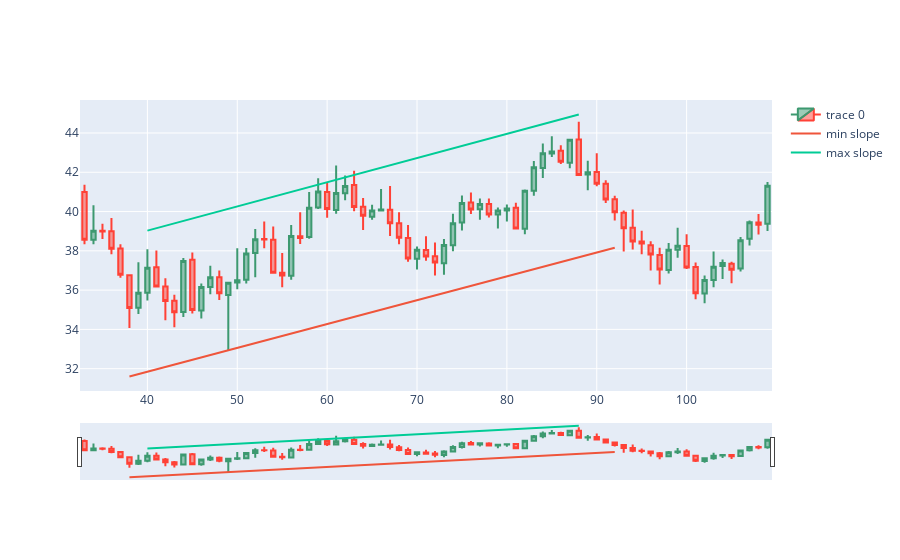

Here is the notebook cell this chart was saved with:
### Markdown cell above
# Fitting intercepts to meet highest or lowest candle point in time slice

### Code cell
dfpl = df[candleid-wind-backcandles:candleid+backcandles]
import plotly.graph_objects as go
from datetime import datetime

fig = go.Figure(data=[go.Candlestick(x=dfpl.index,
                open=dfpl['Open'],
                high=dfpl['High'],
                low=dfpl['Low'],
                close=dfpl['Close'])])

#-------------------------------------------------------------------------
# Fitting intercepts to meet highest or lowest candle point in time slice
adjintercmin = df.Low.loc[candleid-backcandles:candleid].min() - slmin*df.Low.iloc[candleid-backcandles:candleid].idxmin()
adjintercmax = df.High.loc[candleid-backcandles:candleid].max() - slmax*df.High.iloc[candleid-backcandles:candleid].idxmax()
fig.add_trace(go.Scatter(x=xxmin, y=slmin*xxmin + adjintercmin, mode='lines', name='min slope'))
fig.add_trace(go.Scatter(x=xxmax, y=slmax*xxmax + adjintercmax, mode='lines', name='max slope'))
fig.show()
